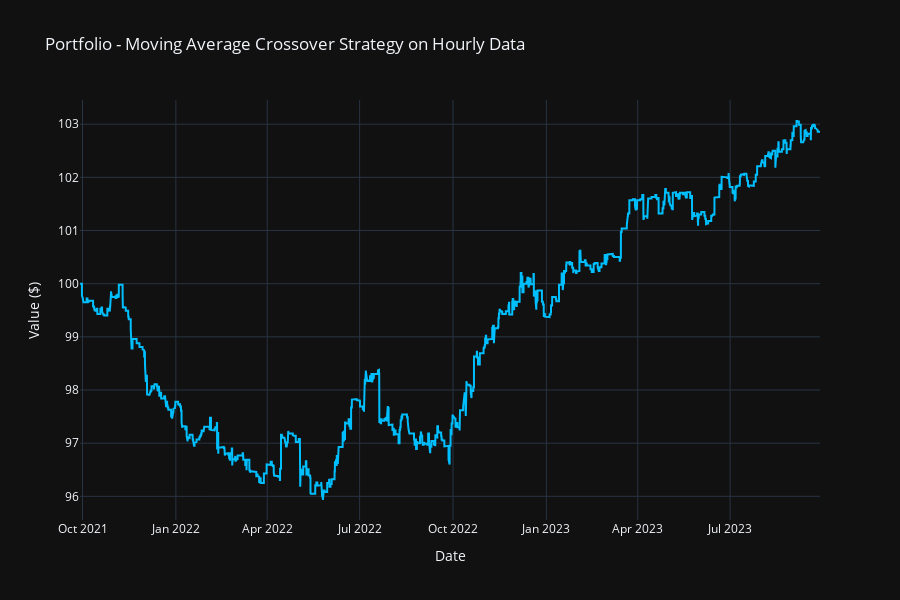

Here is the notebook cell this chart was saved with:
### Code cell
# Defining the parameters for the moving average crossover strategy
short_ma = 'ema9'
long_ma = 'sma20'

# Creating a new column to hold the signals
hourly_eur_usd['signal'] = 0

# Generating the entry signals
for i in range(1, len(hourly_eur_usd)):
    if hourly_eur_usd[short_ma][i] > hourly_eur_usd[long_ma][i] and hourly_eur_usd[short_ma][i - 1] <= hourly_eur_usd[long_ma][i - 1]:
        hourly_eur_usd['signal'][i] = 1 # buy signal
    elif hourly_eur_usd[short_ma][i] < hourly_eur_usd[long_ma][i] and hourly_eur_usd[short_ma][i - 1] >= hourly_eur_usd[long_ma][i - 1]:
        hourly_eur_usd['signal'][i] = -1 # sell signal

# Calculating total returns
hourly_eur_usd['returns'] = hourly_eur_usd['Adj Close'].pct_change()
hourly_eur_usd['cumulative_returns'] = (1 + hourly_eur_usd['returns']).cumprod() - 1

# Applying the signals to the returns
hourly_eur_usd['strategy_returns'] = hourly_eur_usd['signal'].shift(1) * hourly_eur_usd['returns']

# Calculating the cumulative returns
hourly_eur_usd['cumulative_strategy_returns'] = (1 + hourly_eur_usd['strategy_returns']).cumprod() - 1

# Setting the initial capital
initial_capital = 100

# Calculating total portfolio value
hourly_eur_usd['portfolio_value'] = (1 + hourly_eur_usd['strategy_returns']).cumprod() * initial_capital

# Printing the number of trades, initial capital, and final capital
num_trades = hourly_eur_usd['signal'].abs().sum()
final_capital = hourly_eur_usd['portfolio_value'].iloc[-1]
total_return = (final_capital - initial_capital) / initial_capital * 100

print('\n')
print(f"Number of trades: {num_trades}")
print(f"Initial capital: ${initial_capital}")
print(f"Final capital: ${final_capital:.2f}")
print(f"Total return: {total_return:.2f}%")
print('\n')

# Plotting strategy value
fig = go.Figure()

fig.add_trace(go.Scatter(x=hourly_eur_usd.index,
                         y=hourly_eur_usd['portfolio_value'].round(2),
                         mode='lines',
                         line=dict(color='#00BFFF'),
                         name='Portfolio Value'))

fig.update_layout(title='Portfolio - Moving Average Crossover Strategy on Hourly Data',
                  xaxis_title='Date',
                  yaxis_title='Value ($)',
                  template='plotly_dark',
                 height = 600)

fig.show()

### Figure 1 — Plotly figure (JSON) as saved in the notebook; plotly's stock layout.template omitted (floating-point values rounded to 4 significant figures; data arrays with more than 128 entries replaced by an {"elided": "..."} marker saying what was removed)
{"data": [{"line": {"color": "#00BFFF"}, "mode": "lines", "name": "Portfolio Value", "type": "scatter", "x": {"elided": "12389 str values"}, "y": {"elided": "12389 float values"}}], "layout": {"height": 600, "title": {"text": "Portfolio - Moving Average Crossover Strategy on Hourly Data"}, "xaxis": {"title": {"text": "Date"}}, "yaxis": {"title": {"text": "Value ($)"}}}}
